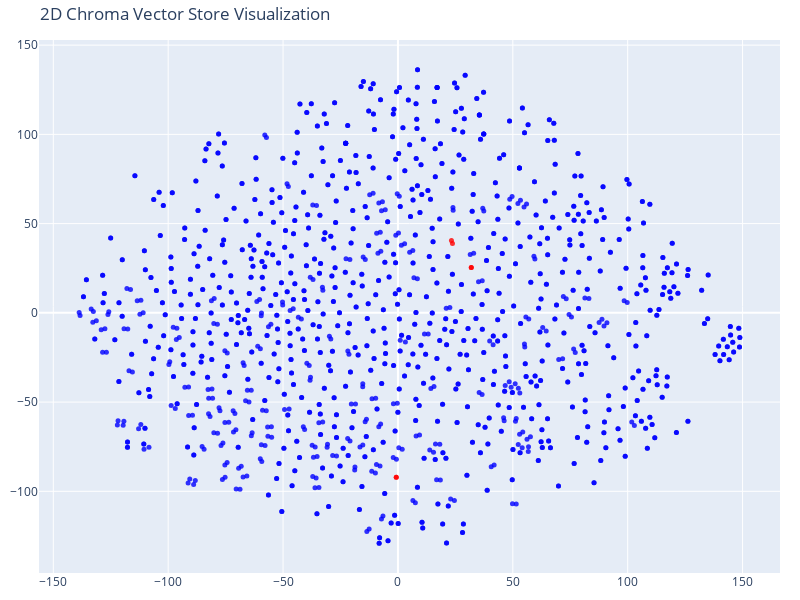

The notebook cell saved with this chart:
### Code cell
# Reduce the dimensionality of the vectors to 2D using t-SNE
# (t-distributed stochastic neighbor embedding)

tsne = TSNE(n_components=2, random_state=42)
reduced_vectors = tsne.fit_transform(vectors)

# Create the 2D scatter plot
fig = go.Figure(data=[go.Scatter(
    x=reduced_vectors[:, 0],
    y=reduced_vectors[:, 1],
    mode='markers',
    marker=dict(size=5, color=colors, opacity=0.8),
    text=[f"Type: {t}<br>Text: {d[:100]}..." for t, d in zip(doc_types, documents)],
    hoverinfo='text'
)])

fig.update_layout(
    title='2D Chroma Vector Store Visualization',
    scene=dict(xaxis_title='x',yaxis_title='y'),
    width=800,
    height=600,
    margin=dict(r=20, b=10, l=10, t=40)
)

fig.show()

### Figure 1 — Plotly figure (JSON) as saved in the notebook; plotly's stock layout.template omitted (floating-point values rounded to 4 significant figures; data arrays with more than 128 entries replaced by an {"elided": "..."} marker saying what was removed)
{"data": [{"hoverinfo": "text", "marker": {"color": {"elided": "1688 str values"}, "opacity": 0.8, "size": 5}, "mode": "markers", "text": {"elided": "1688 str values"}, "type": "scatter", "x": {"elided": "1688 float values"}, "y": {"elided": "1688 float values"}}], "layout": {"height": 600, "margin": {"b": 10, "l": 10, "r": 20, "t": 40}, "scene": {"xaxis": {"title": {"text": "x"}}, "yaxis": {"title": {"text": "y"}}}, "title": {"text": "2D Chroma Vector Store Visualization"}, "width": 800}}
